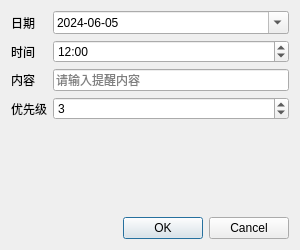
<?xml version="1.0" encoding="UTF-8"?>
<ui version="4.0">
    <class>AddReminderDialog</class>
    <widget class="QDialog" name="AddReminderDialog">
        <property name="geometry">
            <rect>
                <x>0</x>
                <y>0</y>
                <width>300</width>
                <height>250</height>
            </rect>
        </property>
        <property name="windowTitle">
            <string>添加提醒</string>
        </property>
        <layout class="QVBoxLayout" name="verticalLayout">
            <item>
                <layout class="QFormLayout" name="formLayout">
                    <item row="0" column="0">
                        <widget class="QLabel" name="label_date">
                            <property name="text">
                                <string>日期</string>
                            </property>
                        </widget>
                    </item>
                    <item row="0" column="1">
                        <widget class="QDateEdit" name="dateEdit">
                            <property name="calendarPopup">
                                <bool>true</bool>
                            </property>
                            <property name="displayFormat">
                                <string>yyyy-MM-dd</string>
                            </property>
                            <property name="date">
                                <date>
                                    <year>2024</year>
                                    <month>6</month>
                                    <day>5</day>
                                </date>
                            </property>
                        </widget>
                    </item>
                    <item row="1" column="0">
                        <widget class="QLabel" name="label_time">
                            <property name="text">
                                <string>时间</string>
                            </property>
                        </widget>
                    </item>
                    <item row="1" column="1">
                        <widget class="QTimeEdit" name="timeEdit">
                            <property name="displayFormat">
                                <string>HH:mm</string>
                            </property>
                            <property name="time">
                                <time>
                                    <hour>12</hour>
                                    <minute>0</minute>
                                </time>
                            </property>
                        </widget>
                    </item>
                    <item row="2" column="0">
                        <widget class="QLabel" name="label_content">
                            <property name="text">
                                <string>内容</string>
                            </property>
                        </widget>
                    </item>
                    <item row="2" column="1">
                        <widget class="QLineEdit" name="contentEdit">
                            <property name="placeholderText">
                                <string>请输入提醒内容</string>
                            </property>
                        </widget>
                    </item>
                    <item row="3" column="0">
                        <widget class="QLabel" name="label_priority">
                            <property name="text">
                                <string>优先级</string>
                            </property>
                        </widget>
                    </item>
                    <item row="3" column="1">
                        <widget class="QSpinBox" name="prioritySpinBox">
                            <property name="minimum">
                                <number>1</number>
                            </property>
                            <property name="maximum">
                                <number>5</number>
                            </property>
                            <property name="value">
                                <number>3</number>
                            </property>
                        </widget>
                    </item>
                </layout>
            </item>
            <item>
                <widget class="QDialogButtonBox" name="buttonBox">
                    <property name="standardButtons">
                        <set>QDialogButtonBox::Cancel|QDialogButtonBox::Ok</set>
                    </property>
                </widget>
            </item>
        </layout>
    </widget>
    <resources/>
    <connections>
        <connection>
            <sender>buttonBox</sender>
            <signal>accepted()</signal>
            <receiver>AddReminderDialog</receiver>
            <slot>accept()</slot>
        </connection>
        <connection>
            <sender>buttonBox</sender>
            <signal>rejected()</signal>
            <receiver>AddReminderDialog</receiver>
            <slot>reject()</slot>
        </connection>
    </connections>
</ui> 
